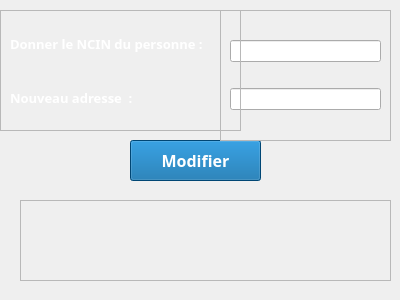
<?xml version="1.0" encoding="UTF-8"?>
<ui version="4.0">
 <class>Mod_ad</class>
 <widget class="QWidget" name="Mod_ad">
  <property name="geometry">
   <rect>
    <x>0</x>
    <y>0</y>
    <width>400</width>
    <height>300</height>
   </rect>
  </property>
  <property name="windowTitle">
   <string>Form</string>
  </property>
  <widget class="QLabel" name="label_4">
   <property name="geometry">
    <rect>
     <x>-20</x>
     <y>-20</y>
     <width>421</width>
     <height>371</height>
    </rect>
   </property>
   <property name="text">
    <string/>
   </property>
   <property name="pixmap">
    <pixmap>covid.jpg</pixmap>
   </property>
   <property name="scaledContents">
    <bool>true</bool>
   </property>
  </widget>
  <widget class="QLabel" name="label_3">
   <property name="geometry">
    <rect>
     <x>20</x>
     <y>200</y>
     <width>371</width>
     <height>81</height>
    </rect>
   </property>
   <property name="palette">
    <palette>
     <active>
      <colorrole role="WindowText">
       <brush brushstyle="SolidPattern">
        <color alpha="255">
         <red>255</red>
         <green>255</green>
         <blue>255</blue>
        </color>
       </brush>
      </colorrole>
      <colorrole role="Text">
       <brush brushstyle="SolidPattern">
        <color alpha="255">
         <red>255</red>
         <green>255</green>
         <blue>255</blue>
        </color>
       </brush>
      </colorrole>
      <colorrole role="ButtonText">
       <brush brushstyle="SolidPattern">
        <color alpha="255">
         <red>255</red>
         <green>255</green>
         <blue>255</blue>
        </color>
       </brush>
      </colorrole>
     </active>
     <inactive>
      <colorrole role="WindowText">
       <brush brushstyle="SolidPattern">
        <color alpha="255">
         <red>255</red>
         <green>255</green>
         <blue>255</blue>
        </color>
       </brush>
      </colorrole>
      <colorrole role="Text">
       <brush brushstyle="SolidPattern">
        <color alpha="255">
         <red>255</red>
         <green>255</green>
         <blue>255</blue>
        </color>
       </brush>
      </colorrole>
      <colorrole role="ButtonText">
       <brush brushstyle="SolidPattern">
        <color alpha="255">
         <red>255</red>
         <green>255</green>
         <blue>255</blue>
        </color>
       </brush>
      </colorrole>
     </inactive>
     <disabled>
      <colorrole role="WindowText">
       <brush brushstyle="SolidPattern">
        <color alpha="255">
         <red>120</red>
         <green>120</green>
         <blue>120</blue>
        </color>
       </brush>
      </colorrole>
      <colorrole role="Text">
       <brush brushstyle="SolidPattern">
        <color alpha="255">
         <red>120</red>
         <green>120</green>
         <blue>120</blue>
        </color>
       </brush>
      </colorrole>
      <colorrole role="ButtonText">
       <brush brushstyle="SolidPattern">
        <color alpha="255">
         <red>120</red>
         <green>120</green>
         <blue>120</blue>
        </color>
       </brush>
      </colorrole>
     </disabled>
    </palette>
   </property>
   <property name="font">
    <font>
     <pointsize>10</pointsize>
     <weight>75</weight>
     <bold>true</bold>
    </font>
   </property>
   <property name="frameShape">
    <enum>QFrame::StyledPanel</enum>
   </property>
   <property name="text">
    <string/>
   </property>
  </widget>
  <widget class="QPushButton" name="pushButton">
   <property name="geometry">
    <rect>
     <x>130</x>
     <y>140</y>
     <width>131</width>
     <height>41</height>
    </rect>
   </property>
   <property name="palette">
    <palette>
     <active>
      <colorrole role="WindowText">
       <brush brushstyle="SolidPattern">
        <color alpha="255">
         <red>255</red>
         <green>255</green>
         <blue>255</blue>
        </color>
       </brush>
      </colorrole>
      <colorrole role="Button">
       <brush brushstyle="SolidPattern">
        <color alpha="255">
         <red>0</red>
         <green>98</green>
         <blue>163</blue>
        </color>
       </brush>
      </colorrole>
      <colorrole role="Text">
       <brush brushstyle="SolidPattern">
        <color alpha="255">
         <red>255</red>
         <green>255</green>
         <blue>255</blue>
        </color>
       </brush>
      </colorrole>
      <colorrole role="ButtonText">
       <brush brushstyle="SolidPattern">
        <color alpha="255">
         <red>255</red>
         <green>255</green>
         <blue>255</blue>
        </color>
       </brush>
      </colorrole>
      <colorrole role="Base">
       <brush brushstyle="SolidPattern">
        <color alpha="255">
         <red>0</red>
         <green>98</green>
         <blue>163</blue>
        </color>
       </brush>
      </colorrole>
      <colorrole role="Window">
       <brush brushstyle="SolidPattern">
        <color alpha="255">
         <red>0</red>
         <green>98</green>
         <blue>163</blue>
        </color>
       </brush>
      </colorrole>
     </active>
     <inactive>
      <colorrole role="WindowText">
       <brush brushstyle="SolidPattern">
        <color alpha="255">
         <red>255</red>
         <green>255</green>
         <blue>255</blue>
        </color>
       </brush>
      </colorrole>
      <colorrole role="Button">
       <brush brushstyle="SolidPattern">
        <color alpha="255">
         <red>0</red>
         <green>98</green>
         <blue>163</blue>
        </color>
       </brush>
      </colorrole>
      <colorrole role="Text">
       <brush brushstyle="SolidPattern">
        <color alpha="255">
         <red>255</red>
         <green>255</green>
         <blue>255</blue>
        </color>
       </brush>
      </colorrole>
      <colorrole role="ButtonText">
       <brush brushstyle="SolidPattern">
        <color alpha="255">
         <red>255</red>
         <green>255</green>
         <blue>255</blue>
        </color>
       </brush>
      </colorrole>
      <colorrole role="Base">
       <brush brushstyle="SolidPattern">
        <color alpha="255">
         <red>0</red>
         <green>98</green>
         <blue>163</blue>
        </color>
       </brush>
      </colorrole>
      <colorrole role="Window">
       <brush brushstyle="SolidPattern">
        <color alpha="255">
         <red>0</red>
         <green>98</green>
         <blue>163</blue>
        </color>
       </brush>
      </colorrole>
     </inactive>
     <disabled>
      <colorrole role="WindowText">
       <brush brushstyle="SolidPattern">
        <color alpha="255">
         <red>120</red>
         <green>120</green>
         <blue>120</blue>
        </color>
       </brush>
      </colorrole>
      <colorrole role="Button">
       <brush brushstyle="SolidPattern">
        <color alpha="255">
         <red>0</red>
         <green>98</green>
         <blue>163</blue>
        </color>
       </brush>
      </colorrole>
      <colorrole role="Text">
       <brush brushstyle="SolidPattern">
        <color alpha="255">
         <red>120</red>
         <green>120</green>
         <blue>120</blue>
        </color>
       </brush>
      </colorrole>
      <colorrole role="ButtonText">
       <brush brushstyle="SolidPattern">
        <color alpha="255">
         <red>120</red>
         <green>120</green>
         <blue>120</blue>
        </color>
       </brush>
      </colorrole>
      <colorrole role="Base">
       <brush brushstyle="SolidPattern">
        <color alpha="255">
         <red>0</red>
         <green>98</green>
         <blue>163</blue>
        </color>
       </brush>
      </colorrole>
      <colorrole role="Window">
       <brush brushstyle="SolidPattern">
        <color alpha="255">
         <red>0</red>
         <green>98</green>
         <blue>163</blue>
        </color>
       </brush>
      </colorrole>
     </disabled>
    </palette>
   </property>
   <property name="font">
    <font>
     <family>Segoe UI Black</family>
     <pointsize>12</pointsize>
     <weight>75</weight>
     <bold>true</bold>
    </font>
   </property>
   <property name="styleSheet">
    <string notr="true">background-color: rgb(0, 98, 163);</string>
   </property>
   <property name="text">
    <string>Modifier</string>
   </property>
   <property name="icon">
    <iconset>
     <normaloff>modifier.png</normaloff>modifier.png</iconset>
   </property>
  </widget>
  <widget class="QFrame" name="frame_2">
   <property name="geometry">
    <rect>
     <x>220</x>
     <y>10</y>
     <width>171</width>
     <height>131</height>
    </rect>
   </property>
   <property name="frameShape">
    <enum>QFrame::StyledPanel</enum>
   </property>
   <property name="frameShadow">
    <enum>QFrame::Raised</enum>
   </property>
   <layout class="QVBoxLayout" name="verticalLayout_2">
    <item>
     <widget class="QLineEdit" name="lineEdit"/>
    </item>
    <item>
     <widget class="QLineEdit" name="lineEdit_2"/>
    </item>
   </layout>
  </widget>
  <widget class="QFrame" name="frame">
   <property name="geometry">
    <rect>
     <x>0</x>
     <y>10</y>
     <width>241</width>
     <height>121</height>
    </rect>
   </property>
   <property name="frameShape">
    <enum>QFrame::StyledPanel</enum>
   </property>
   <property name="frameShadow">
    <enum>QFrame::Raised</enum>
   </property>
   <layout class="QVBoxLayout" name="verticalLayout">
    <item>
     <widget class="QLabel" name="label">
      <property name="palette">
       <palette>
        <active>
         <colorrole role="WindowText">
          <brush brushstyle="SolidPattern">
           <color alpha="255">
            <red>255</red>
            <green>255</green>
            <blue>255</blue>
           </color>
          </brush>
         </colorrole>
         <colorrole role="Text">
          <brush brushstyle="SolidPattern">
           <color alpha="255">
            <red>255</red>
            <green>255</green>
            <blue>255</blue>
           </color>
          </brush>
         </colorrole>
        </active>
        <inactive>
         <colorrole role="WindowText">
          <brush brushstyle="SolidPattern">
           <color alpha="255">
            <red>255</red>
            <green>255</green>
            <blue>255</blue>
           </color>
          </brush>
         </colorrole>
         <colorrole role="Text">
          <brush brushstyle="SolidPattern">
           <color alpha="255">
            <red>255</red>
            <green>255</green>
            <blue>255</blue>
           </color>
          </brush>
         </colorrole>
        </inactive>
        <disabled>
         <colorrole role="WindowText">
          <brush brushstyle="SolidPattern">
           <color alpha="255">
            <red>120</red>
            <green>120</green>
            <blue>120</blue>
           </color>
          </brush>
         </colorrole>
         <colorrole role="Text">
          <brush brushstyle="SolidPattern">
           <color alpha="255">
            <red>120</red>
            <green>120</green>
            <blue>120</blue>
           </color>
          </brush>
         </colorrole>
        </disabled>
       </palette>
      </property>
      <property name="font">
       <font>
        <family>Segoe UI Black</family>
        <pointsize>10</pointsize>
        <weight>75</weight>
        <bold>true</bold>
       </font>
      </property>
      <property name="text">
       <string>Donner le NCIN du personne :</string>
      </property>
     </widget>
    </item>
    <item>
     <widget class="QLabel" name="label_2">
      <property name="palette">
       <palette>
        <active>
         <colorrole role="WindowText">
          <brush brushstyle="SolidPattern">
           <color alpha="255">
            <red>255</red>
            <green>255</green>
            <blue>255</blue>
           </color>
          </brush>
         </colorrole>
         <colorrole role="Text">
          <brush brushstyle="SolidPattern">
           <color alpha="255">
            <red>255</red>
            <green>255</green>
            <blue>255</blue>
           </color>
          </brush>
         </colorrole>
        </active>
        <inactive>
         <colorrole role="WindowText">
          <brush brushstyle="SolidPattern">
           <color alpha="255">
            <red>255</red>
            <green>255</green>
            <blue>255</blue>
           </color>
          </brush>
         </colorrole>
         <colorrole role="Text">
          <brush brushstyle="SolidPattern">
           <color alpha="255">
            <red>255</red>
            <green>255</green>
            <blue>255</blue>
           </color>
          </brush>
         </colorrole>
        </inactive>
        <disabled>
         <colorrole role="WindowText">
          <brush brushstyle="SolidPattern">
           <color alpha="255">
            <red>120</red>
            <green>120</green>
            <blue>120</blue>
           </color>
          </brush>
         </colorrole>
         <colorrole role="Text">
          <brush brushstyle="SolidPattern">
           <color alpha="255">
            <red>120</red>
            <green>120</green>
            <blue>120</blue>
           </color>
          </brush>
         </colorrole>
        </disabled>
       </palette>
      </property>
      <property name="font">
       <font>
        <family>Segoe UI Black</family>
        <pointsize>10</pointsize>
        <weight>75</weight>
        <bold>true</bold>
       </font>
      </property>
      <property name="text">
       <string>Nouveau adresse  :</string>
      </property>
     </widget>
    </item>
   </layout>
  </widget>
 </widget>
 <resources/>
 <connections/>
</ui>
